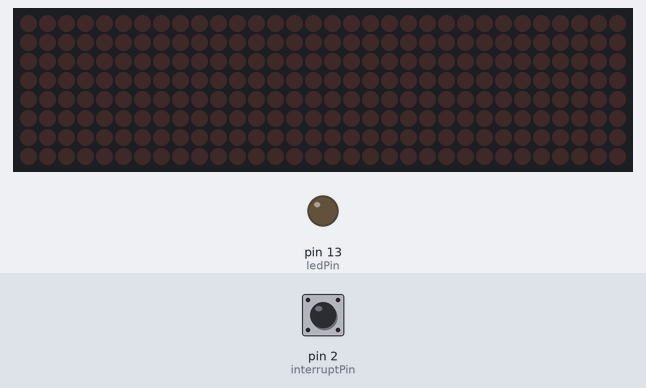
The sketch below on a simulated Arduino Uno, built with avr-gcc and run on an emulated ATmega328P. Parts: 32×8 LED matrix, output pins drawn as LEDs (lit = HIGH). The test bench sets the inputs (shaded band); at power-on: pin 2 (interruptPin) LOW.

Above: at 1.3 s.
1.4 s: pin 2 (interruptPin) pulled HIGH for 0.15 s
At 1.7 s:
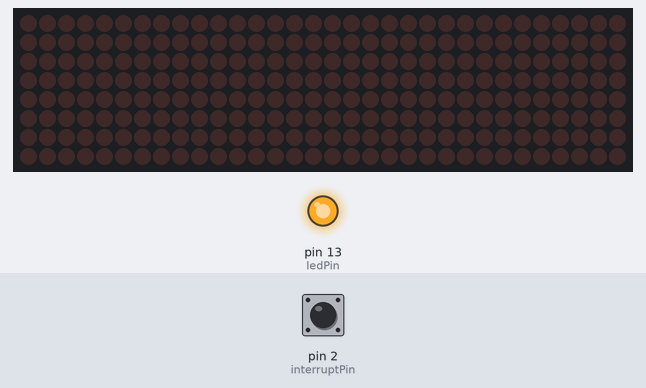
3.0 s: pin 2 (interruptPin) pulled HIGH for 1 s
At 4.2 s:
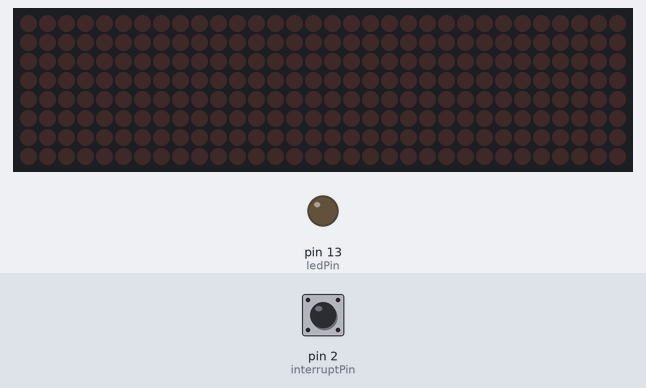
5.5 s: pin 2 (interruptPin) pulled HIGH for 3.2 s
At 6.1 s:
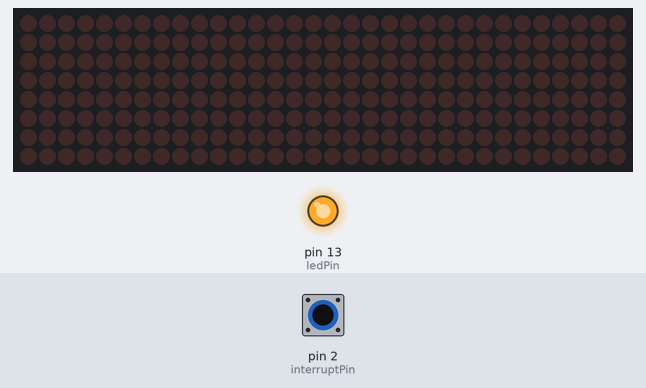
Timing chart, 0 to 8.5 s (numbered marks = the images above; inputs shaded):
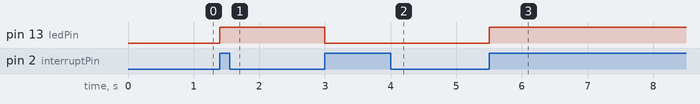

Measured:
- after the input at 1.4 s, pin 13 (ledPin): LOW → HIGH at once
- after the input at 3.0 s, pin 13 (ledPin): HIGH → LOW at once
- after the input at 5.5 s, pin 13 (ledPin): LOW → HIGH at once

The sketch:

led-control-4-test.ino
```cpp
#include "led_function.h"
#include "LedControl.h"

// led display datas

unsigned long delayTime = 100000; // Delay between Frames
unsigned long nowDelay = 0;
byte displayState = LOW;

const byte ledPin = 13;
const byte interruptPin = 2;
volatile byte state = LOW;

void setup()
{

  // button setting
  pinMode(ledPin, OUTPUT);
  pinMode(interruptPin, INPUT);
  attachInterrupt(digitalPinToInterrupt(interruptPin), blink, RISING);
  nowDelay = 0;
}

void blink() {
  state = !state;
}

void delayVader() {
  if (++nowDelay >= delayTime) {

    if (displayState == LOW) {

      sinvader1a();
//  delay(delayTime);
      sinvader2a();
    //  delay(delayTime);
      sinvader3a();
    //  delay(delayTime);
      sinvader4a();
//  delay(delayTime);

    } else {

  // Put #2 frame on both Display
  sinvader1b();
//  delay(delayTime);
  sinvader2b();
//  delay(delayTime);
  sinvader3b();
//  delay(delayTime);
  sinvader4b();
//  delay(delayTime);

    }

    nowDelay = 0;
    displayState = !displayState;
  }
}


void loop()
{
  digitalWrite(ledPin, state);
  delayVader();
}
```

led_data.h
```cpp
// Put values in arrays
byte invader1a[] =
{
  B00011000,  // First frame of invader #1
  B00111100,
  B01111110,
  B11011011,
  B11111111,
  B00100100,
  B01011010,
  B10100101
};

byte invader1b[] =
{
  B00011000, // Second frame of invader #1
  B00111100,
  B01111110,
  B11011011,
  B11111111,
  B00100100,
  B01011010,
  B01000010
};

byte invader2a[] =
{
  B00000001, B00000001, B01111111, B00000001,
  B00000001, B00000001, B01111111, B00000001,

  //  B00100100, // First frame of invader #2
  //  B00100100,
  //  B01111110,
  //  B11011011,
  //  B11111111,
  //  B11111111,
  //  B10100101,
  //  B00100100
};

byte invader2b[] =
{
  B01000110, B01001001, B01001001, B00110010,
  B01000110, B01001001, B01001001, B00110010,

  //  B00100100, // Second frame of invader #2
  //  B10100101,
  //  B11111111,
  //  B11011011,
  //  B11111111,
  //  B01111110,
  //  B00100100,
  //  B01000010
};
```

led_function.cpp
```cpp
#include "led_function.h"

void init_display() {
  lc.shutdown(0, false); // Wake up displays
  lc.shutdown(1, false);
  lc.shutdown(2, false);
  lc.shutdown(3, false);
  // up to 4 devices

  lc.setIntensity(0, 5); // Set intensity levels
  lc.setIntensity(1, 5);
  lc.setIntensity(2, 5);
  lc.setIntensity(3, 5);

  lc.clearDisplay(0);  // Clear Displays
  lc.clearDisplay(1);
  lc.clearDisplay(2);
  lc.clearDisplay(3);
}

//  Take values in Arrays and Display them
void sinvader1a()
{
  for (int i = 0; i < 8; i++)
  {
    lc.setRow(0, i, invader1a[i]);
  }
}

void sinvader1b()
{
  for (int i = 0; i < 8; i++)
  {
    lc.setRow(0, i, invader1b[i]);
  }
}

void sinvader2a()
{
  for (int i = 0; i < 8; i++)
  {
    lc.setRow(1, i, invader2a[i]);
  }
}

void sinvader2b()
{
  for (int i = 0; i < 8; i++)
  {
    lc.setRow(1, i, invader2b[i]);
  }
}

void sinvader3a()
{
  for (int i = 0; i < 8; i++)
  {
    lc.setRow(2, i, invader1a[i]);
  }
}

void sinvader3b()
{
  for (int i = 0; i < 8; i++)
  {
    lc.setRow(2, i, invader1b[i]);
  }
}

void sinvader4a()
{
  for (int i = 0; i < 8; i++)
  {
    lc.setRow(3, i, invader1a[i]);
  }
}

void sinvader4b()
{
  for (int i = 0; i < 8; i++)
  {
    lc.setRow(3, i, invader1b[i]);
  }
}
```

led_function.h
```cpp
#include "Arduino.h"
#include "led_data.h"
#include "LedControl.h"

LedControl lc = LedControl(12, 11, 10, 4); // Pins: DIN,CLK,CS, # of Display connected

void init_display();

void sinvader1a();
void sinvader1b();

void sinvader2a();
void sinvader2b();

void sinvader3a();
void sinvader3b();

void sinvader4a();
void sinvader4b();
```
